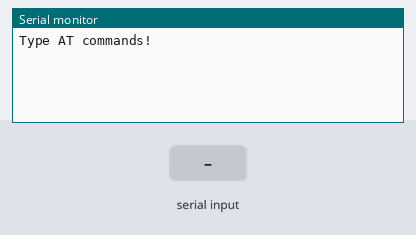
Bench run of a sketch on a simulated Arduino Uno, built with avr-gcc and run on an emulated ATmega328P. Shown: the last lines printed to the serial monitor. The inputs (shaded band) are chosen by the test bench.

Above: at 1.2 s.
1.3 s: "1" received over the second serial link
At 2.3 s:
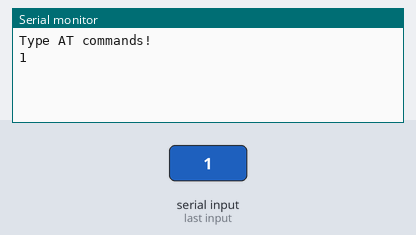
2.8 s: "0" received over the second serial link
At 3.4 s:
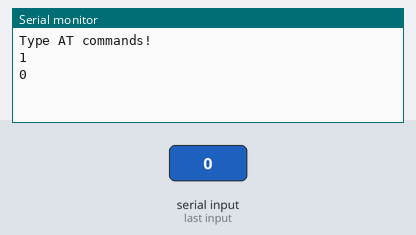

The sketch:

bluetoothTester.ino
```cpp
#include <SoftwareSerial.h>

SoftwareSerial mySerial(10, 9); // RX, TX
String command = ""; // Stores response of bluetooth device
                                     // which simply allows \n between each
                                     // response.
void setup()
{
   // Open serial communications and wait for port to open:
   Serial.begin(9600);
   Serial.println("Type AT commands!");
   // SoftwareSerial "com port" data rate. JY-MCU v1.03 defaults to 9600.
   mySerial.begin(9600);
}

void loop()
{
   // Read device output if available.
   if (mySerial.available()) {
     while(mySerial.available()) { // While there is more to be read, keep reading.
       command += (char)mySerial.read();
     }
     Serial.println(command);
     command = ""; // No repeats
   }

   // Read user input if available.
   if (Serial.available()){
       delay(10); // The DELAY!
       mySerial.write(Serial.read());
   }
}// END loop()
```

Measured:
- after the input at 1.3 s, the serial monitor: prints a new line at once (image 1)
- after the input at 2.8 s, the serial monitor: prints a new line at once (image 2)
